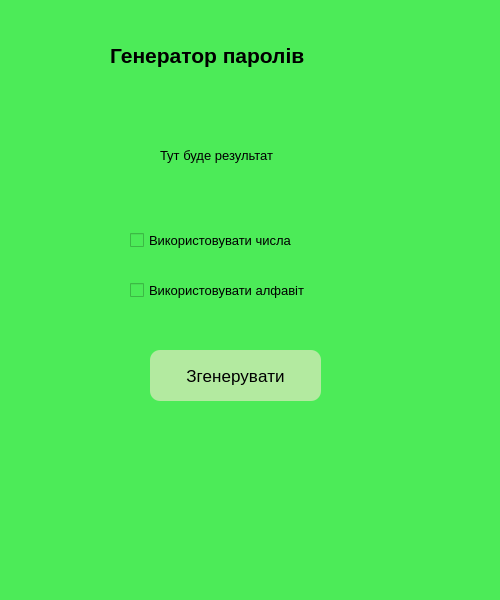
<?xml version="1.0" encoding="UTF-8"?>
<ui version="4.0">
 <class>MainWindow</class>
 <widget class="QMainWindow" name="MainWindow">
  <property name="enabled">
   <bool>true</bool>
  </property>
  <property name="geometry">
   <rect>
    <x>0</x>
    <y>0</y>
    <width>500</width>
    <height>600</height>
   </rect>
  </property>
  <property name="windowTitle">
   <string>MainWindow</string>
  </property>
  <property name="styleSheet">
   <string notr="true">background:#4CEB58</string>
  </property>
  <widget class="QWidget" name="centralwidget">
   <widget class="QLabel" name="label">
    <property name="geometry">
     <rect>
      <x>110</x>
      <y>30</y>
      <width>271</width>
      <height>51</height>
     </rect>
    </property>
    <property name="font">
     <font>
      <pointsize>16</pointsize>
      <weight>75</weight>
      <bold>true</bold>
     </font>
    </property>
    <property name="lineWidth">
     <number>1</number>
    </property>
    <property name="text">
     <string>Генератор паролів</string>
    </property>
   </widget>
   <widget class="QLabel" name="label_2">
    <property name="geometry">
     <rect>
      <x>160</x>
      <y>140</y>
      <width>161</width>
      <height>31</height>
     </rect>
    </property>
    <property name="font">
     <font>
      <pointsize>10</pointsize>
     </font>
    </property>
    <property name="text">
     <string>Тут буде результат</string>
    </property>
   </widget>
   <widget class="QCheckBox" name="checkBox">
    <property name="geometry">
     <rect>
      <x>130</x>
      <y>230</y>
      <width>211</width>
      <height>20</height>
     </rect>
    </property>
    <property name="font">
     <font>
      <pointsize>10</pointsize>
     </font>
    </property>
    <property name="text">
     <string>Використовувати числа</string>
    </property>
   </widget>
   <widget class="QCheckBox" name="checkBox_2">
    <property name="geometry">
     <rect>
      <x>130</x>
      <y>280</y>
      <width>231</width>
      <height>20</height>
     </rect>
    </property>
    <property name="font">
     <font>
      <pointsize>10</pointsize>
     </font>
    </property>
    <property name="text">
     <string>Використовувати алфавіт</string>
    </property>
   </widget>
   <widget class="QPushButton" name="pushButton">
    <property name="geometry">
     <rect>
      <x>150</x>
      <y>350</y>
      <width>171</width>
      <height>51</height>
     </rect>
    </property>
    <property name="font">
     <font>
      <pointsize>13</pointsize>
      <italic>false</italic>
      <strikeout>false</strikeout>
      <kerning>false</kerning>
     </font>
    </property>
    <property name="cursor">
     <cursorShape>ArrowCursor</cursorShape>
    </property>
    <property name="styleSheet">
     <string notr="true">border: 2px;
border-radius: 10px;
background-color: #B3EAA0;
color: black;</string>
    </property>
    <property name="text">
     <string>Згенерувати</string>
    </property>
   </widget>
  </widget>
  <widget class="QMenuBar" name="menubar">
   <property name="geometry">
    <rect>
     <x>0</x>
     <y>0</y>
     <width>500</width>
     <height>26</height>
    </rect>
   </property>
  </widget>
  <widget class="QStatusBar" name="statusbar"/>
 </widget>
 <resources/>
 <connections/>
</ui>
